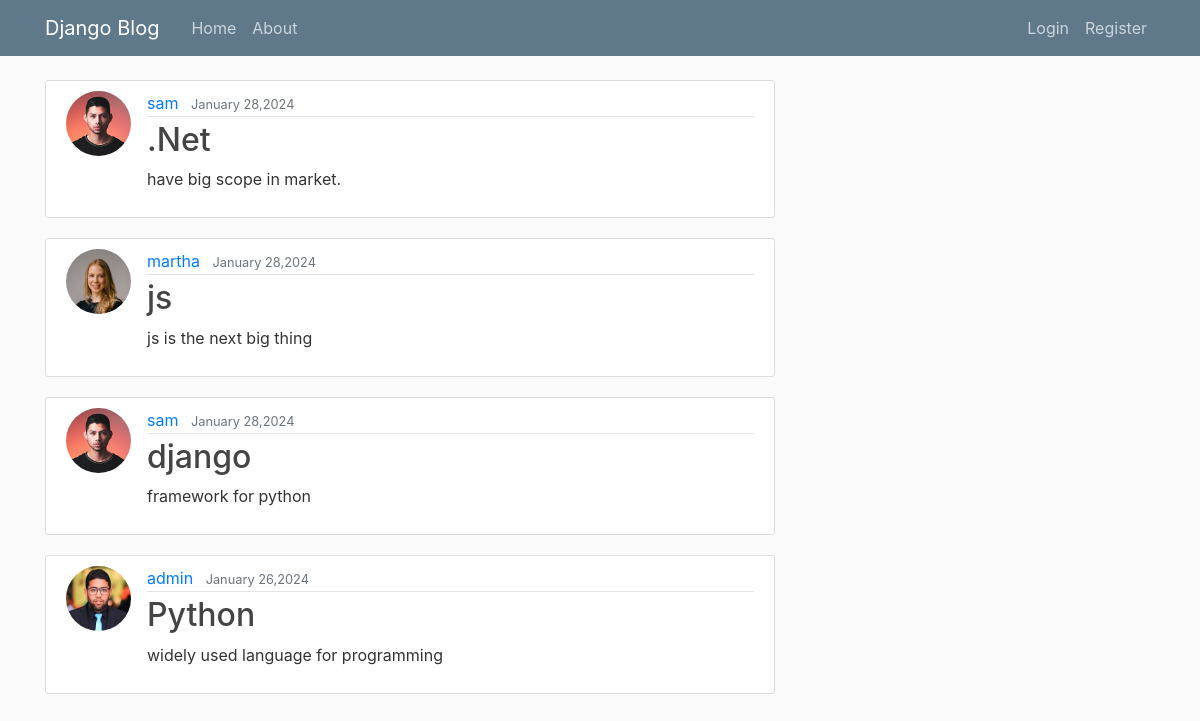
The page / on the database its author committed.
### blog/models.py (models this page shows, shortened)
class Post(models.Model):
    title = models.CharField(max_length=100)
    content = models.TextField()
    date_posted = models.DateTimeField(default=timezone.now)
    author = models.ForeignKey(User, on_delete=models.CASCADE)

### users/models.py (models this page shows, shortened)
class Profile(models.Model):
    user = models.OneToOneField(User, on_delete=models.CASCADE,related_name='userprofile')
    image = models.ImageField(default='default.png', upload_to='profile_pics')

### blog/views.py (the view)
# urls.py: path('', PostListView.as_view(), name='home'),
class PostListView(ListView):
    model = Post
    template_name = 'home.html'  # <app>/<model>_<viewtype>.html
    context_object_name = 'posts'
    ordering = ['-date_posted']

### blog/templates/home.html
{% extends "base.html" %}
{% block content %}
{% for post in posts %}
<article class="media content-section">
  <img class="rounded-circle article-img" src="{{ post.author.userprofile.image.url }}">
  <div class="media-body">
    <div class="article-metadata">
      <a class="mr-2" href="#">{{ post.author }}</a>
      <small class="text-muted">{{ post.date_posted | date:'F d,Y'}}</small>
    </div>
    <h2><a class="article-title" href="{% url 'post-detail' post.id %}">{{ post.title }}</a></h2>
    <p class="article-content">{{ post.content }}</p>
  </div>
</article>
{% endfor %}
{% endblock content %}

### blog/templates/base.html (shortened to what this page needs)
{% load static %}
<!DOCTYPE html>
<html lang="en">
<head>
    <link rel="stylesheet" href="https://cdn.jsdelivr.net/npm/bootstrap@4.0.0/dist/css/bootstrap.min.css">
</head>
<body>
    <header class="site-header">
        <nav class="navbar navbar-expand-md navbar-dark bg-steel fixed-top">
          <div class="container">
            <a class="navbar-brand mr-4" href="{% url 'home' %}">Django Blog</a>
            <div class="collapse navbar-collapse" id="navbarToggle">
              <div class="navbar-nav mr-auto">
                <a class="nav-item nav-link" href="{% url 'home' %}">Home</a>
                <a class="nav-item nav-link" href=" {% url 'about' %}">About</a>
              </div>
              <div class="navbar-nav">
                {% if user.is_authenticated %}
                <a class="nav-item nav-link" href="{% url 'post-create' %}">New Post</a>
                <a class="nav-item nav-link" href="{% url 'profile' %}">Profile</a>
                <a class="nav-item nav-link" href="{% url 'logout' %}">Logout</a>
              {% else %}
                <a class="nav-item nav-link" href="{% url 'login' %}">Login</a>
                <a class="nav-item nav-link" href="{% url 'register' %}">Register</a>
              {% endif %}
              </div>
            </div>
          </div>
        </nav>
      </header>
      <main role="main" class="container">
        <div class="row">
          <div class="col-md-8">
            {% block content %}{% endblock %}
          </div>
        </div>
      </main>
</body>
</html>

### blog/templates/base.html (style rules this page uses)
body { background: #fafafa; color: #333333; margin-top: 5rem; }
h1, h2, h3, h4, h5, h6 { color: #444444; }
.bg-steel { background-color: #5f788a; }
.site-header .navbar-nav .nav-link { color: #cbd5db; }
.content-section { background: #ffffff; padding: 10px 20px; border: 1px solid #dddddd; border-radius: 3px; margin-bottom: 20px; }
.article-title { color: #444444; }
.article-content { white-space: pre-line; }
.article-img { height: 65px; width: 65px; margin-right: 16px; }
.article-metadata { padding-bottom: 1px; margin-bottom: 4px; border-bottom: 1px solid #e3e3e3 }

### rows shown on the page
Post: author.userprofile.image (picture), author "sam", date_posted "January 28,2024", title ".Net", content "have big scope in market."
Post: author.userprofile.image (picture), author "martha", date_posted "January 28,2024", title "js", content "js is the next big thing"
Post: author.userprofile.image (picture), author "sam", date_posted "January 28,2024", title "django", content "framework for python"
Post: author.userprofile.image (placeholder picture), author "admin", date_posted "January 26,2024", title "Python", content "widely used language for programming"
